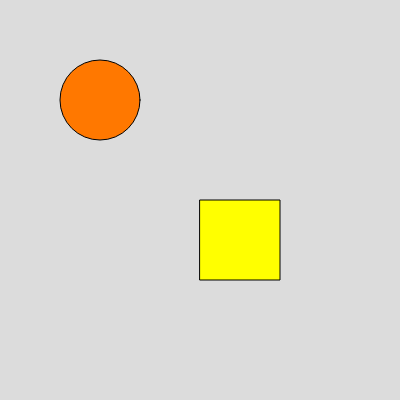
Frame 1 (no input)
Frame 60 (no input): identical to frame 1, image omitted
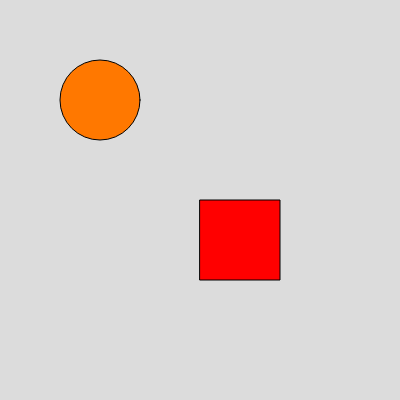
Frame 120 (the mouse pressed at the canvas centre since frame 60)

The p5.js sketch that drew these frames (run headless with seeded random() and noise() and a simulated clock; from frame 60 on, the mouse is pressed at the canvas centre):

// p5.js sketch
// ── sketch.js
// Processing Variable
// mouseIsPressed  - Boolean -> true / false


function setup() {
  createCanvas(400, 400);
}

function draw() {
  background(220);
  
  
  // if Abfrage mit else Block -> entweder der eine oder der andere Block wird ausgeführt
  
  if(mouseIsPressed == true) { // funktioniert genauso: if (mousePressed)
    fill(255, 0, 0);
  } else {
    fill(255, 255, 0);
  }
  
  rect(width/2, height/2, 80, 80);
  
  // Mehrere Bedingungen zu Auswahl
  // if - else if - else if - ... - else
  if(mouseX <= width/2){
    fill(255, 120, 0);
  } else if(  mouseY <=  height/2) { // mouseX > width/2 &&   brauchen wir nicht, da wir wissen, dass wir auf der rechten Seite der Anwendung sind (sonst wären ja schon die erste if Bedingung erfüllt gewesen ...)
    fill(0, 255, 0);
  } else {
    
    fill(0, 255, 255);
  }
  
  
  ellipse(100, 100, 80, 80);
}
